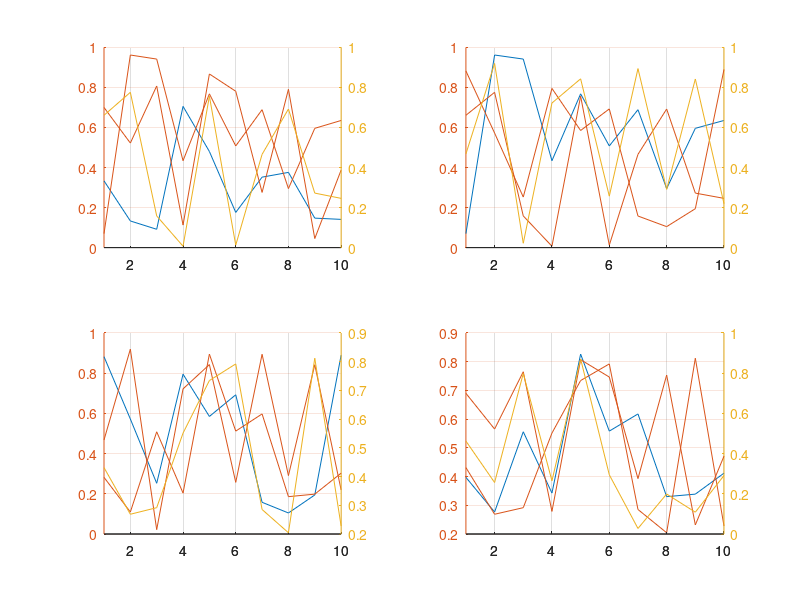

Source code (MATLAB):
x = 1:10;
y = rand (16, 10);
for i_plot = 1:4
  hax(i_plot) = subplot (2, 2, i_plot);
  hold (hax(i_plot), "on");
  grid (hax(i_plot), "on");
endfor
for i_loop = 1:2
  for i_plot = 1:4
    iy = (i_loop - 1)*4 + i_plot;
    plotyy (hax(i_plot), x,y(iy,:), x,y(iy+1,:));
  endfor
 endfor
